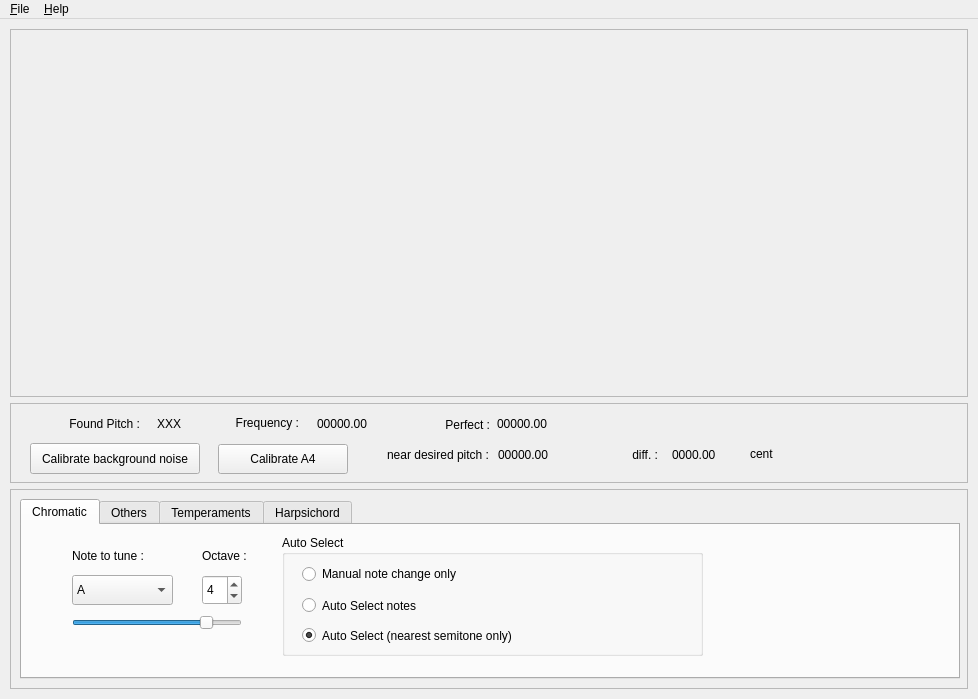
<ui version="4.0" >
 <author></author>
 <comment></comment>
 <exportmacro></exportmacro>
 <class>Form1</class>
 <widget class="QMainWindow" name="Form1" >
  <property name="geometry" >
   <rect>
    <x>0</x>
    <y>0</y>
    <width>978</width>
    <height>699</height>
   </rect>
  </property>
  <property name="windowTitle" >
   <string>Accordeur</string>
  </property>
  <widget class="QWidget" name="widget" >
   <layout class="QGridLayout" >
    <property name="margin" >
     <number>10</number>
    </property>
    <property name="spacing" >
     <number>6</number>
    </property>
    <item row="0" column="0" >
     <widget class="QFrame" name="frameGraph" >
      <property name="frameShape" >
       <enum>QFrame::StyledPanel</enum>
      </property>
      <property name="frameShadow" >
       <enum>QFrame::Raised</enum>
      </property>
     </widget>
    </item>
    <item row="1" column="0" >
     <widget class="QFrame" name="frame4" >
      <property name="sizePolicy" >
       <sizepolicy>
        <hsizetype>5</hsizetype>
        <vsizetype>5</vsizetype>
        <horstretch>0</horstretch>
        <verstretch>0</verstretch>
       </sizepolicy>
      </property>
      <property name="minimumSize" >
       <size>
        <width>0</width>
        <height>80</height>
       </size>
      </property>
      <property name="maximumSize" >
       <size>
        <width>32767</width>
        <height>80</height>
       </size>
      </property>
      <property name="frameShape" >
       <enum>QFrame::StyledPanel</enum>
      </property>
      <property name="frameShadow" >
       <enum>QFrame::Raised</enum>
      </property>
      <widget class="QLabel" name="TLFreqId" >
       <property name="geometry" >
        <rect>
         <x>487</x>
         <y>10</y>
         <width>73</width>
         <height>21</height>
        </rect>
       </property>
       <property name="text" >
        <string>00000.00</string>
       </property>
      </widget>
      <widget class="QLabel" name="textLabel1" >
       <property name="geometry" >
        <rect>
         <x>407</x>
         <y>11</y>
         <width>73</width>
         <height>21</height>
        </rect>
       </property>
       <property name="text" >
        <string>Perfect :</string>
       </property>
       <property name="alignment" >
        <set>Qt::AlignRight|Qt::AlignTrailing|Qt::AlignVCenter</set>
       </property>
      </widget>
      <widget class="QLabel" name="TLNote" >
       <property name="geometry" >
        <rect>
         <x>147</x>
         <y>10</y>
         <width>40</width>
         <height>21</height>
        </rect>
       </property>
       <property name="text" >
        <string>XXX</string>
       </property>
      </widget>
      <widget class="QLabel" name="textLabel4" >
       <property name="geometry" >
        <rect>
         <x>199</x>
         <y>9</y>
         <width>90</width>
         <height>21</height>
        </rect>
       </property>
       <property name="text" >
        <string>Frequency :</string>
       </property>
       <property name="alignment" >
        <set>Qt::AlignRight|Qt::AlignTrailing|Qt::AlignVCenter</set>
       </property>
      </widget>
      <widget class="QLabel" name="TLFreq" >
       <property name="geometry" >
        <rect>
         <x>307</x>
         <y>10</y>
         <width>72</width>
         <height>21</height>
        </rect>
       </property>
       <property name="text" >
        <string>00000.00</string>
       </property>
      </widget>
      <widget class="QLabel" name="textLabel3" >
       <property name="geometry" >
        <rect>
         <x>20</x>
         <y>10</y>
         <width>110</width>
         <height>21</height>
        </rect>
       </property>
       <property name="text" >
        <string>Found Pitch :</string>
       </property>
       <property name="alignment" >
        <set>Qt::AlignRight|Qt::AlignTrailing|Qt::AlignVCenter</set>
       </property>
      </widget>
      <widget class="QLabel" name="textLabel2" >
       <property name="geometry" >
        <rect>
         <x>359</x>
         <y>41</y>
         <width>120</width>
         <height>21</height>
        </rect>
       </property>
       <property name="text" >
        <string>near desired pitch :</string>
       </property>
       <property name="alignment" >
        <set>Qt::AlignRight|Qt::AlignTrailing|Qt::AlignVCenter</set>
       </property>
      </widget>
      <widget class="QLabel" name="TLCent" >
       <property name="geometry" >
        <rect>
         <x>662</x>
         <y>41</y>
         <width>73</width>
         <height>21</height>
        </rect>
       </property>
       <property name="text" >
        <string>0000.00</string>
       </property>
      </widget>
      <widget class="QLabel" name="TLFreq3" >
       <property name="geometry" >
        <rect>
         <x>488</x>
         <y>41</y>
         <width>73</width>
         <height>21</height>
        </rect>
       </property>
       <property name="text" >
        <string>00000.00</string>
       </property>
      </widget>
      <widget class="QLabel" name="textLabel1_2" >
       <property name="geometry" >
        <rect>
         <x>575</x>
         <y>41</y>
         <width>73</width>
         <height>21</height>
        </rect>
       </property>
       <property name="text" >
        <string>diff. :</string>
       </property>
       <property name="alignment" >
        <set>Qt::AlignRight|Qt::AlignTrailing|Qt::AlignVCenter</set>
       </property>
      </widget>
      <widget class="QLabel" name="textLabel1_2_2" >
       <property name="geometry" >
        <rect>
         <x>740</x>
         <y>40</y>
         <width>73</width>
         <height>21</height>
        </rect>
       </property>
       <property name="text" >
        <string>cent</string>
       </property>
       <property name="alignment" >
        <set>Qt::AlignLeading|Qt::AlignLeft|Qt::AlignVCenter</set>
       </property>
      </widget>
      <widget class="QPushButton" name="PBBruit" >
       <property name="geometry" >
        <rect>
         <x>20</x>
         <y>40</y>
         <width>170</width>
         <height>31</height>
        </rect>
       </property>
       <property name="toolTip" >
        <string>Push this to evaluate background's spectrum !</string>
       </property>
       <property name="text" >
        <string>Calibrate background noise</string>
       </property>
      </widget>
      <widget class="QPushButton" name="pBA4" >
       <property name="geometry" >
        <rect>
         <x>208</x>
         <y>41</y>
         <width>130</width>
         <height>30</height>
        </rect>
       </property>
       <property name="text" >
        <string>Calibrate A4</string>
       </property>
      </widget>
     </widget>
    </item>
    <item row="2" column="0" >
     <widget class="QFrame" name="frame5" >
      <property name="maximumSize" >
       <size>
        <width>32767</width>
        <height>200</height>
       </size>
      </property>
      <property name="frameShape" >
       <enum>QFrame::StyledPanel</enum>
      </property>
      <property name="frameShadow" >
       <enum>QFrame::Raised</enum>
      </property>
      <widget class="QTabWidget" name="tabWidget2" >
       <property name="geometry" >
        <rect>
         <x>10</x>
         <y>10</y>
         <width>940</width>
         <height>180</height>
        </rect>
       </property>
       <widget class="QWidget" name="tab" >
        <attribute name="title" >
         <string>Chromatic</string>
        </attribute>
        <widget class="QSlider" name="SNote" >
         <property name="geometry" >
          <rect>
           <x>50</x>
           <y>90</y>
           <width>170</width>
           <height>16</height>
          </rect>
         </property>
         <property name="maximum" >
          <number>11</number>
         </property>
         <property name="value" >
          <number>9</number>
         </property>
         <property name="orientation" >
          <enum>Qt::Horizontal</enum>
         </property>
        </widget>
        <widget class="QSpinBox" name="SPOctave" >
         <property name="geometry" >
          <rect>
           <x>180</x>
           <y>50</y>
           <width>40</width>
           <height>30</height>
          </rect>
         </property>
         <property name="maximum" >
          <number>9</number>
         </property>
         <property name="minimum" >
          <number>0</number>
         </property>
         <property name="value" >
          <number>4</number>
         </property>
        </widget>
        <widget class="QLabel" name="textLabel6" >
         <property name="geometry" >
          <rect>
           <x>180</x>
           <y>20</y>
           <width>61</width>
           <height>21</height>
          </rect>
         </property>
         <property name="text" >
          <string>Octave :</string>
         </property>
        </widget>
        <widget class="QLabel" name="textLabel6_2" >
         <property name="geometry" >
          <rect>
           <x>50</x>
           <y>20</y>
           <width>71</width>
           <height>21</height>
          </rect>
         </property>
         <property name="text" >
          <string>Note to tune :</string>
         </property>
        </widget>
        <widget class="QGroupBox" name="groupBox" >
         <property name="geometry" >
          <rect>
           <x>260</x>
           <y>10</y>
           <width>421</width>
           <height>121</height>
          </rect>
         </property>
         <property name="title" >
          <string>Auto Select</string>
         </property>
         <widget class="QRadioButton" name="CBAuto_2" >
          <property name="geometry" >
           <rect>
            <x>20</x>
            <y>60</y>
            <width>270</width>
            <height>21</height>
           </rect>
          </property>
          <property name="text" >
           <string>Auto Select notes</string>
          </property>
          <property name="checked" >
           <bool>false</bool>
          </property>
         </widget>
         <widget class="QRadioButton" name="CBAuto_3" >
          <property name="geometry" >
           <rect>
            <x>20</x>
            <y>90</y>
            <width>280</width>
            <height>21</height>
           </rect>
          </property>
          <property name="text" >
           <string>Auto Select (nearest semitone only)</string>
          </property>
          <property name="checked" >
           <bool>true</bool>
          </property>
         </widget>
         <widget class="QRadioButton" name="CBAuto_Manual" >
          <property name="geometry" >
           <rect>
            <x>20</x>
            <y>29</y>
            <width>181</width>
            <height>20</height>
           </rect>
          </property>
          <property name="text" >
           <string>Manual note change only</string>
          </property>
         </widget>
        </widget>
        <widget class="QComboBox" name="CBNote" >
         <property name="geometry" >
          <rect>
           <x>50</x>
           <y>50</y>
           <width>101</width>
           <height>30</height>
          </rect>
         </property>
         <property name="currentIndex" >
          <number>9</number>
         </property>
         <item>
          <property name="text" >
           <string>C</string>
          </property>
         </item>
         <item>
          <property name="text" >
           <string>C#</string>
          </property>
         </item>
         <item>
          <property name="text" >
           <string>D</string>
          </property>
         </item>
         <item>
          <property name="text" >
           <string>D#</string>
          </property>
         </item>
         <item>
          <property name="text" >
           <string>E</string>
          </property>
         </item>
         <item>
          <property name="text" >
           <string>F</string>
          </property>
         </item>
         <item>
          <property name="text" >
           <string>F#</string>
          </property>
         </item>
         <item>
          <property name="text" >
           <string>G</string>
          </property>
         </item>
         <item>
          <property name="text" >
           <string>G#</string>
          </property>
         </item>
         <item>
          <property name="text" >
           <string>A</string>
          </property>
         </item>
         <item>
          <property name="text" >
           <string>A#</string>
          </property>
         </item>
         <item>
          <property name="text" >
           <string>B</string>
          </property>
         </item>
        </widget>
       </widget>
       <widget class="QWidget" name="tab" >
        <attribute name="title" >
         <string>Others</string>
        </attribute>
        <widget class="QComboBox" name="CBInstrument" >
         <property name="geometry" >
          <rect>
           <x>369</x>
           <y>12</y>
           <width>181</width>
           <height>31</height>
          </rect>
         </property>
         <item>
          <property name="text" >
           <string>Guitar 6 strings</string>
          </property>
         </item>
        </widget>
        <widget class="QCheckBox" name="CBAuto" >
         <property name="geometry" >
          <rect>
           <x>370</x>
           <y>70</y>
           <width>320</width>
           <height>21</height>
          </rect>
         </property>
         <property name="text" >
          <string>Auto Select String</string>
         </property>
         <property name="checked" >
          <bool>true</bool>
         </property>
        </widget>
        <widget class="QGroupBox" name="BGStrings" >
         <property name="geometry" >
          <rect>
           <x>9</x>
           <y>9</y>
           <width>331</width>
           <height>141</height>
          </rect>
         </property>
         <property name="title" >
          <string>Strings</string>
         </property>
        </widget>
       </widget>
       <widget class="QWidget" name="TabPage" >
        <attribute name="title" >
         <string>Temperaments</string>
        </attribute>
        <widget class="QComboBox" name="CBTemperament" >
         <property name="geometry" >
          <rect>
           <x>20</x>
           <y>20</y>
           <width>400</width>
           <height>31</height>
          </rect>
         </property>
         <property name="sizePolicy" >
          <sizepolicy>
           <hsizetype>7</hsizetype>
           <vsizetype>0</vsizetype>
           <horstretch>0</horstretch>
           <verstretch>0</verstretch>
          </sizepolicy>
         </property>
         <item>
          <property name="text" >
           <string>None</string>
          </property>
         </item>
        </widget>
       </widget>
       <widget class="QWidget" name="tab_4" >
        <attribute name="title" >
         <string>Harpsichord</string>
        </attribute>
        <widget class="QLabel" name="Octave" >
         <property name="geometry" >
          <rect>
           <x>430</x>
           <y>0</y>
           <width>251</width>
           <height>151</height>
          </rect>
         </property>
         <property name="font" >
          <font>
           <family>MS Shell Dlg</family>
           <pointsize>144</pointsize>
           <weight>75</weight>
           <italic>false</italic>
           <bold>true</bold>
           <underline>false</underline>
           <strikeout>false</strikeout>
          </font>
         </property>
         <property name="toolTip" >
          <string/>
         </property>
         <property name="text" >
          <string>&lt;html>&lt;head>&lt;meta name=&quot;qrichtext&quot; content=&quot;1&quot; />&lt;/head>&lt;body style=&quot; white-space: pre-wrap; font-family:MS Shell Dlg; font-size:144pt; font-weight:600; font-style:normal; text-decoration:none;&quot;>&lt;p style=&quot; margin-top:0px; margin-bottom:0px; margin-left:0px; margin-right:0px; -qt-block-indent:0; text-indent:0px;&quot;>&lt;span style=&quot; font-weight:400;&quot;>4&lt;/span>&lt;/p>&lt;/body>&lt;/html></string>
         </property>
        </widget>
        <widget class="QLabel" name="Note" >
         <property name="geometry" >
          <rect>
           <x>90</x>
           <y>0</y>
           <width>331</width>
           <height>151</height>
          </rect>
         </property>
         <property name="font" >
          <font>
           <family>MS Shell Dlg</family>
           <pointsize>144</pointsize>
           <weight>75</weight>
           <italic>false</italic>
           <bold>true</bold>
           <underline>false</underline>
           <strikeout>false</strikeout>
          </font>
         </property>
         <property name="toolTip" >
          <string/>
         </property>
         <property name="layoutDirection" >
          <enum>Qt::LeftToRight</enum>
         </property>
         <property name="text" >
          <string>&lt;html>&lt;head>&lt;meta name=&quot;qrichtext&quot; content=&quot;1&quot; />&lt;/head>&lt;body style=&quot; white-space: pre-wrap; font-family:MS Shell Dlg; font-size:144pt; font-weight:600; font-style:normal; text-decoration:none;&quot;>&lt;p style=&quot; margin-top:0px; margin-bottom:0px; margin-left:0px; margin-right:0px; -qt-block-indent:0; text-indent:0px;&quot;>&lt;span style=&quot; font-weight:400;&quot;>A&lt;/span>&lt;/p>&lt;/body>&lt;/html></string>
         </property>
         <property name="alignment" >
          <set>Qt::AlignRight|Qt::AlignTrailing|Qt::AlignVCenter</set>
         </property>
        </widget>
       </widget>
      </widget>
     </widget>
    </item>
   </layout>
  </widget>
  <widget class="QMenuBar" name="menubar" >
   <property name="geometry" >
    <rect>
     <x>0</x>
     <y>0</y>
     <width>978</width>
     <height>27</height>
    </rect>
   </property>
   <widget class="QMenu" name="helpMenu" >
    <property name="geometry" >
     <rect>
      <x>0</x>
      <y>0</y>
      <width>115</width>
      <height>105</height>
     </rect>
    </property>
    <property name="title" >
     <string>&amp;Help</string>
    </property>
    <addaction name="helpContentsAction" />
    <addaction name="helpIndexAction" />
    <addaction name="separator" />
    <addaction name="helpAboutAction" />
   </widget>
   <widget class="QMenu" name="fileMenu" >
    <property name="geometry" >
     <rect>
      <x>0</x>
      <y>0</y>
      <width>115</width>
      <height>78</height>
     </rect>
    </property>
    <property name="title" >
     <string>&amp;File</string>
    </property>
    <addaction name="separator" />
    <addaction name="separator" />
    <addaction name="fileSavePrefs" />
    <addaction name="fileExitAction" />
   </widget>
   <addaction name="fileMenu" />
   <addaction name="helpMenu" />
  </widget>
  <action name="fileSavePrefs" >
   <property name="text" >
    <string>S&amp;ave Preferences</string>
   </property>
   <property name="iconText" >
    <string>Save Preferences</string>
   </property>
   <property name="shortcut" >
    <string/>
   </property>
  </action>
  <action name="fileExitAction" >
   <property name="text" >
    <string>E&amp;xit</string>
   </property>
   <property name="iconText" >
    <string>Exit</string>
   </property>
   <property name="shortcut" >
    <string/>
   </property>
  </action>
  <action name="helpContentsAction" >
   <property name="text" >
    <string>&amp;Contents...</string>
   </property>
   <property name="iconText" >
    <string>Contents</string>
   </property>
   <property name="shortcut" >
    <string/>
   </property>
  </action>
  <action name="helpIndexAction" >
   <property name="text" >
    <string>&amp;Index...</string>
   </property>
   <property name="iconText" >
    <string>Index</string>
   </property>
   <property name="shortcut" >
    <string/>
   </property>
  </action>
  <action name="helpAboutAction" >
   <property name="text" >
    <string>&amp;About</string>
   </property>
   <property name="iconText" >
    <string>About</string>
   </property>
   <property name="shortcut" >
    <string/>
   </property>
  </action>
 </widget>
 <layoutdefault spacing="6" margin="11" />
 <pixmapfunction>qPixmapFromMimeSource</pixmapfunction>
 <resources/>
 <connections>
  <connection>
   <sender>CBNote</sender>
   <signal>currentIndexChanged(QString)</signal>
   <receiver>Note</receiver>
   <slot>setText(QString)</slot>
   <hints>
    <hint type="sourcelabel" >
     <x>126</x>
     <y>494</y>
    </hint>
    <hint type="destinationlabel" >
     <x>197</x>
     <y>508</y>
    </hint>
   </hints>
  </connection>
  <connection>
   <sender>SPOctave</sender>
   <signal>valueChanged(QString)</signal>
   <receiver>Octave</receiver>
   <slot>setText(QString)</slot>
   <hints>
    <hint type="sourcelabel" >
     <x>225</x>
     <y>494</y>
    </hint>
    <hint type="destinationlabel" >
     <x>581</x>
     <y>505</y>
    </hint>
   </hints>
  </connection>
 </connections>
</ui>
